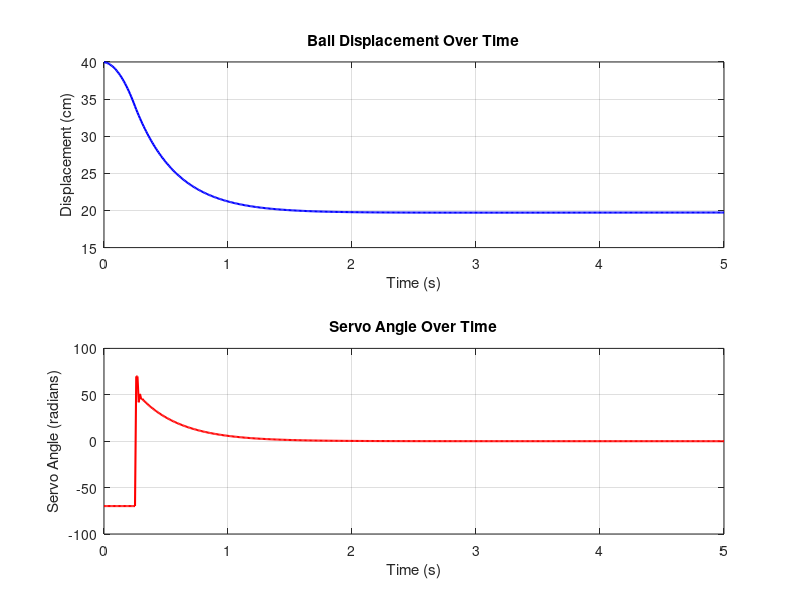

MATLAB code to generate this figure:
% Define Parameters
setpoint = 200; % Target displacement in mm
kp = 0.3; % Proportional gain
ki = 0.01; % Integral gain
kd = 0.1; % Derivative gain

thetaBeamFactor = 1/7; % Conversion from servo angle to beam angle
g = 9.81; % Acceleration due to gravity in m/s^2
dt = 0.01; % Time step for simulation (s)
simulationTime =5; % Total simulation time (s)

servoMin = -1.22; % Minimum servo angle in radians
servoMax = 1.22;  % Maximum servo angle in radians

% Initialize Variables
thetaServo = 0; % Servo angle in radians
thetaBeam = 0; % Beam angle in radians
acceleration = 0; % Ball acceleration (m/s^2)
velocity = 0; % Ball velocity (m/s)
displacement = 0.4; % Ball displacement (m)

integralError = 0; % For PID integral term
previousError = 0; % For PID derivative term

% Time vector for simulation
time = 0:dt:simulationTime;
displacementHistory = zeros(size(time)); % Store displacement for plotting
servoHistory = zeros(size(time)) ;

% Simulation Loop
for i = 1:length(time)
    % Calculate error
    error = setpoint - displacement * 1000; % Convert displacement to mm

    % PID Controller
    derivativeError = (error - previousError) / dt; % Derivative term
    
    % Update integral term only if within servo limits
    if servoMin <= thetaServo && thetaServo <= servoMax
        integralError = integralError + error * dt; % Integral term
    end
    
    % PID output (Servo angle)
    thetaServo = kp * error + ki * integralError + kd * derivativeError; 
    
    % Apply servo angle limits
    thetaServo = max(servoMin, min(servoMax, thetaServo)); % Clamp to limits
    
    servoHistory(i) = thetaServo * (180/pi) ; % convert it to degrees 
    % Update previous error
    previousError = error;

    % System Dynamics
    thetaBeam = thetaServo * thetaBeamFactor; % Beam angle
    acceleration = g * sin(thetaBeam); % Acceleration of the ball
    velocity = velocity + acceleration * dt; % Update velocity
    displacement = displacement + velocity * dt; % Update displacement

    % Store displacement for plotting
    displacementHistory(i) = displacement * 100; % Convert to cm for output
end

% Plot Results
subplot(2, 1, 1);
plot(time, displacementHistory, 'b', 'LineWidth', 1.5);
title('Ball Displacement Over Time');
xlabel('Time (s)');
ylabel('Displacement (cm)');
grid on;

subplot(2, 1, 2);
plot(time, servoHistory, 'r', 'LineWidth', 1.5);
title('Servo Angle Over Time');
xlabel('Time (s)');
ylabel('Servo Angle (radians)');
grid on;
